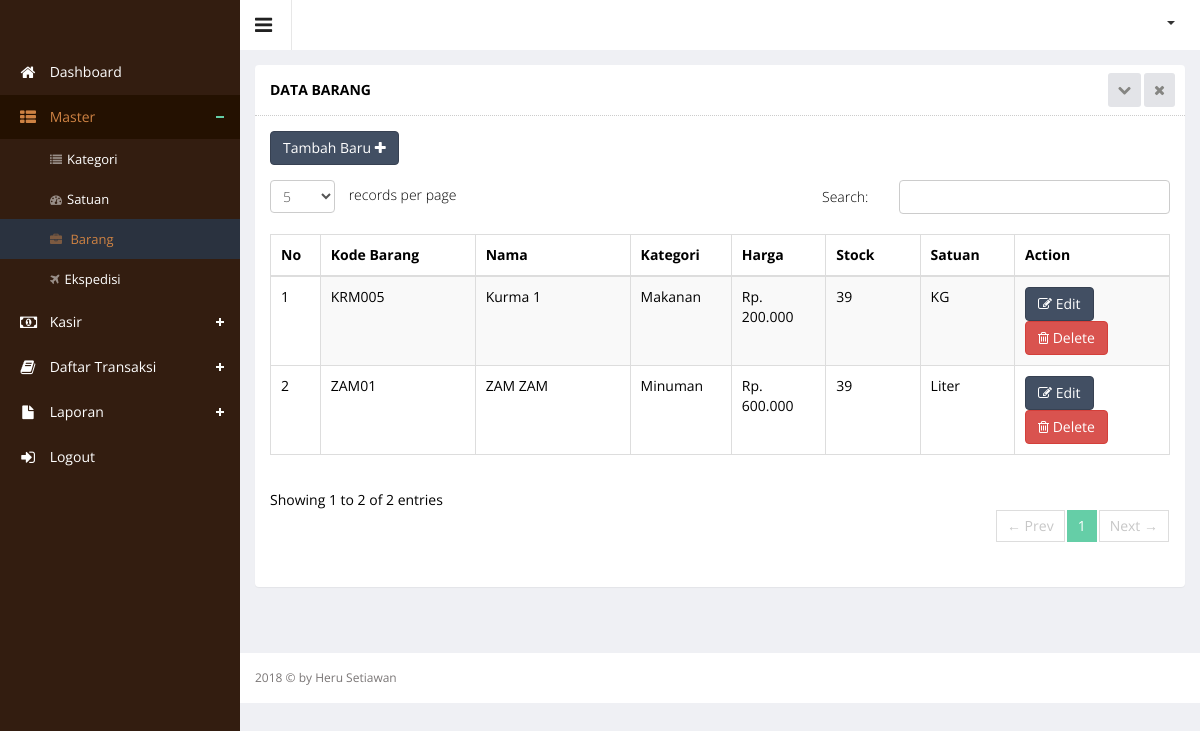
Screenshot of /index.php?hal=master/barang/list (signed in) with the database file from the repository.
### tables this page shows
CREATE TABLE `barang` (
  `id` int(11) NOT NULL,
  `kdbrg` varchar(50) NOT NULL,
  `nmbrg` varchar(100) NOT NULL,
  `harga` int(11) NOT NULL,
  `stock` int(11) NOT NULL,
  `tanggal` datetime NOT NULL,
  `category_id` int(11) NOT NULL,
  `id_satuan` int(11) NOT NULL
);

CREATE TABLE `category` (
  `category_id` int(11) NOT NULL,
  `category_name` varchar(250) DEFAULT NULL,
  `category_status` enum('Y','N') DEFAULT NULL
);

CREATE TABLE `satuan` (
  `id_satuan` int(5) NOT NULL,
  `nmsatuan` varchar(50) NOT NULL
);

### master/barang/list.php (the view, shortened to what this page needs)
<div class="wrapper">
    <div class="row">
        <div class="col-sm-12">
            <section class="panel">
                <header class="panel-heading">
                    Data Barang
                    <span class="tools pull-right">
                        <a href="javascript:;" class="fa fa-chevron-down"></a>
                        <a href="javascript:;" class="fa fa-times"></a>
                     </span>
                </header>
                <div class="panel-body">
                    <div class="adv-table editable-table ">
                        <div class="clearfix">
                            <div class="btn-group">
                                <a href="?hal=master/barang/add">
                                    <button data-toggle="modal" class="btn btn-primary">
                                        Tambah Baru <i class="fa fa-plus"></i>
                                    </button>
                                </a>
                            </div>
                        </div>
                        <table class="table table-striped table-hover table-bordered" id="editable-sample">
                            <thead>
                            <tr>
                                <th width="5%">No</th>
                                <th width="15%">Kode Barang</th>
                                <th width="15%">Nama</th>
                                <th width="10%">Kategori</th>
                                <th width="10%">Harga</th>
                                <th width="10%">Stock</th>
                                <th width="10%">Satuan</th>
                                <th width="15%">Action</th>
                            </tr>
                            </thead>
                            <tbody>
                            <?php
                            $no = 1;
                            $queryProduct = $connect->query("SELECT barang.id, barang.kdbrg, barang.nmbrg, barang.harga, barang.stock, category.category_id, category.category_name, satuan.id_satuan, satuan.nmsatuan
                             FROM barang
                             JOIN category ON barang.category_id = category.category_id
                             JOIN satuan ON barang.id_satuan = satuan.id_satuan
                             ORDER BY id DESC
                             ");
                            while ($rowProduct = mysqli_fetch_array($queryProduct)) {
                                ?>
                                 <tr class="">
                                 	<td><?php echo $no++ ?></td>
                                    <td><?php echo $rowProduct['kdbrg'] ?></td>
                                    <td><?php echo $rowProduct['nmbrg'] ?></td>
                                    <td><?php echo $rowProduct['category_name'] ?></td>
                                    <td>Rp. <?php echo number_format($rowProduct['harga'], 0, ',', '.'); ?></td>
                                    <td><?php echo $rowProduct['stock'] ?></td>
                                    <td><?php echo $rowProduct['nmsatuan'] ?></td>
                                    <td>
                                        <a href="?hal=master/barang/edit&id=<?php echo $rowProduct['id']; ?>">
                                            <button class="btn btn-primary" type="submit"><i class="fa fa-edit"
                                                                                             aria-hidden="true"></i>
                                                Edit
                                            </button>
                                        </a>
                                        <a href="?hal=master/barang/list&hapus=<?php echo $rowProduct['id']; ?>">
                                        <button class="btn btn-danger" type="submit" name="hapus"><i
                                                        class="fa fa-trash-o"></i> Delete
                                            </button>
                                        </a>
                                    </td>
                                </tr>
                            <?php } ?>
                            </tbody>
                        </table>
                    </div>
                </div>
            </section>
        </div>
    </div>
</div>

### rows the page displays
barang: kdbrg "KRM005", nmbrg "Kurma 1", category.category_name "Makanan", harga "200.000", stock "39", id_satuan.nmsatuan "KG"
barang: kdbrg "ZAM01", nmbrg "ZAM ZAM", category.category_name "Minuman", harga "600.000", stock "39", id_satuan.nmsatuan "Liter"
